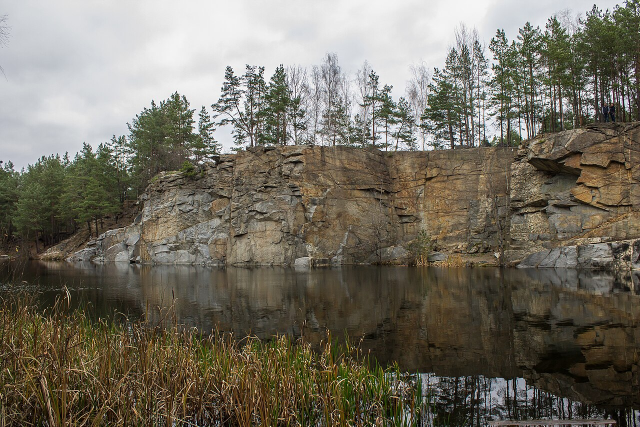
#> input picture assets/source/city/photos/granite_quarry_wall.jpg, 1280 x 853 px (shown at 1/2 size); its folder holds 6 pictures in this run
$ python build_menu_art.py
#> lines starting #> are read from the running program, lines starting #| are printed output that depends on the picture
"""GTA III style front-end art: tilted postcards of real Korostyshiv plus Podro.

Inputs  assets/source/city/photos/*.jpg (Wikimedia Commons, see credits.json)
        assets/source/ui/podro_pose_idle.png (tools/ui/render_podro_pose.py)
Outputs assets/ui/menu_main.png, assets/ui/menu_page.png, assets/ui/menu_credits.txt
Run: python3 -I tools/ui/build_menu_art.py
"""
import json
import random
from pathlib import Path

from PIL import Image, ImageChops, ImageDraw, ImageEnhance, ImageFilter, ImageOps

ROOT = Path(__file__).resolve().parents[2]
PHOTOS = ROOT / "assets/source/city/photos"
OUT = ROOT / "assets/ui"
W, H = 1280, 720
rng = random.Random(3)


def grade(im, shadows=(18, 30, 52), highlights=(255, 214, 150), sat=.55, contrast=1.25):
    """The washed, warm-over-blue look of the GTA III front end artwork."""
#> called with shadows = (18, 30, 52), highlights = (255, 214, 150), sat = 0.4, contrast = 1.25
    im = ImageEnhance.Color(im.convert("RGB")).enhance(sat)
    im = ImageEnhance.Contrast(im).enhance(contrast)
    g = ImageOps.grayscale(im)
    duo = ImageOps.colorize(g, shadows, highlights)
    return Image.blend(im, duo, .55)


def postcard(name, size, angle):
#> called with name = 'church_nativity_front', size = (420, 300), angle = -6
    im = Image.open(PHOTOS / f"{name}.jpg").convert("RGB")
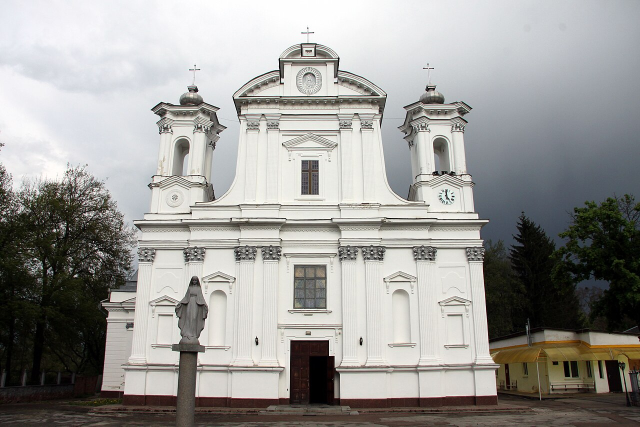
#> input picture assets/source/city/photos/church_nativity_front.jpg, 1280 x 853 px (shown at 1/2 size)
#> im is the input picture: PIL image 1280x853 RGB; mean R, G, B 155.3, 154.2, 151.2
    im = ImageOps.fit(im, size, Image.LANCZOS)
#> im: PIL image 420x300 RGB
    im = grade(im)
#> call 2 of grade, with shadows = (18, 30, 52), highlights = (255, 214, 150), sat = 0.55, contrast = 1.25
#> in grade (call 2), `im = ImageEnhance.Contrast(im).enhance(contrast)`:
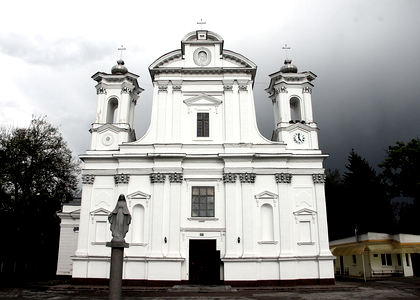
#> im: PIL image 420x300 RGB; mean R, G, B 159, 158.4, 156.5
#> in grade (call 2), `duo = ImageOps.colorize(g, shadows, highlights)`:
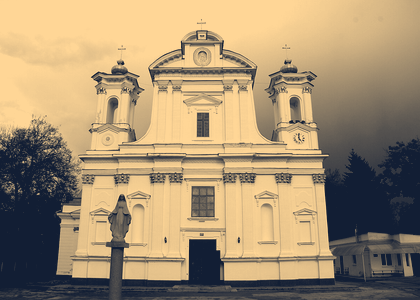
#> duo: PIL image 420x300 RGB; mean R, G, B 164.9, 143.9, 112.5
#> in grade (call 2), `return Image.blend(im, duo, .55)`:
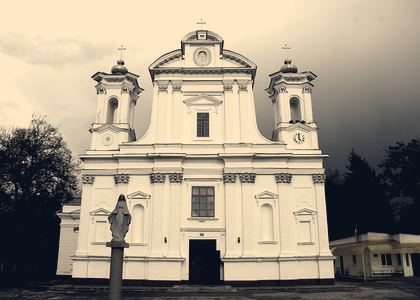
#> returned value: PIL image 420x300 RGB; mean R, G, B 161.8, 150, 131.9
    card = Image.new("RGBA", (size[0] + 24, size[1] + 24), (236, 230, 214, 255))
    card.paste(im, (12, 12))
    shadow = Image.new("RGBA", card.size, (0, 0, 0, 170))
    return card.rotate(angle, Image.BICUBIC, expand=True), shadow.rotate(angle, Image.BICUBIC, expand=True)


def paste_card(base, name, size, at, angle):
    card, shadow = postcard(name, size, angle)
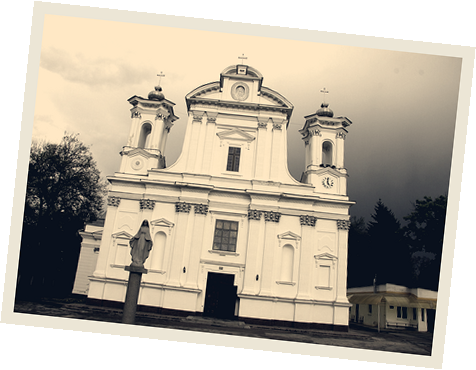
#> card: PIL image 476x370 RGBA; mean R, G, B, A 139.3, 130.3, 115.7, 208.3; transparent parts drawn white
#> shadow: PIL image 476x370 RGBA
    blurred = shadow.filter(ImageFilter.GaussianBlur(10))
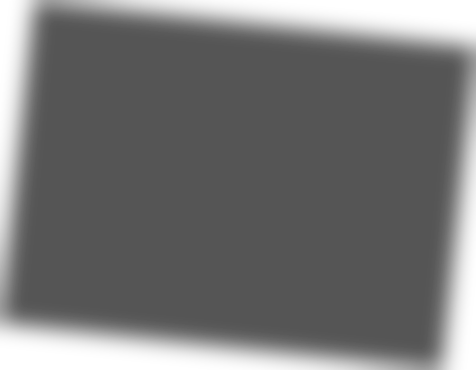
#> blurred: PIL image 476x370 RGBA; mean R, G, B, A 0, 0, 0, 138.3; transparent parts drawn white
    base.alpha_composite(blurred, (at[0] + 14, at[1] + 18))
    base.alpha_composite(card, at)
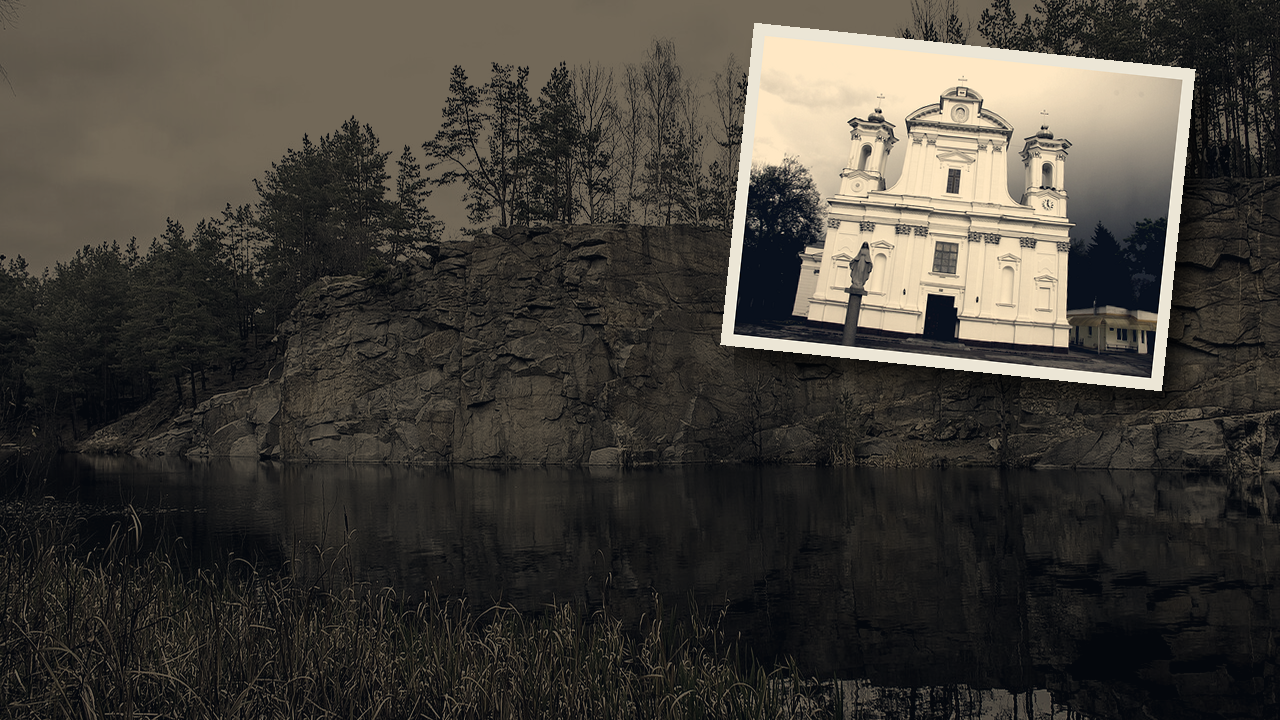
#> base: PIL image 1280x720 RGBA; mean R, G, B, A 66.7, 62.7, 56.2, 255


def podro(base, height, at):
    p = Image.open(ROOT / "assets/source/ui/podro_pose_idle.png").convert("RGBA")
    p = p.crop(p.getchannel("A").getbbox())
    p = p.resize((int(p.width * height / p.height), height), Image.LANCZOS)
    rgb = grade(p, (10, 14, 24), (255, 226, 190), sat=.8, contrast=1.15)
    rgb.putalpha(p.getchannel("A"))
    outline = p.getchannel("A").filter(ImageFilter.MaxFilter(9))
    edge = Image.new("RGBA", p.size, (0, 0, 0, 255))
    edge.putalpha(outline)
    base.alpha_composite(edge.filter(ImageFilter.GaussianBlur(2)), at)
    base.alpha_composite(rgb, at)


def vignette(base, left_dark=.0):
    m = Image.new("L", (W, H), 0)
    d = ImageDraw.Draw(m)
    for i in range(60):
        d.rectangle([i * 6, i * 4, W - i * 6, H - i * 4], outline=int(255 * (1 - i / 60) ** 2))
    m = m.filter(ImageFilter.GaussianBlur(30))
    dark = Image.new("RGBA", (W, H), (0, 0, 0, 0))
    dark.putalpha(m.point(lambda v: int(v * .8)))
    base.alpha_composite(dark)
    if left_dark:
        g = Image.linear_gradient("L").rotate(90).resize((W, H))
        g = g.point(lambda v: int(min(255, max(0, (v - 70) * 1.5)) * left_dark))
        shade = Image.new("RGBA", (W, H), (6, 8, 12, 0))
        shade.putalpha(g)
        base.alpha_composite(shade)


def main():
    OUT.mkdir(parents=True, exist_ok=True)
    base = Image.new("RGBA", (W, H), (20, 26, 36, 255))
    sky = grade(ImageOps.fit(Image.open(PHOTOS / "granite_quarry_wall.jpg"), (W, H), Image.LANCZOS), sat=.4)
    base.alpha_composite(ImageEnhance.Brightness(sky).enhance(.45).convert("RGBA"))
    paste_card(base, "church_nativity_front", (420, 300), (720, 22), -6)
    paste_card(base, "kyivska_shops_bus_station", (440, 300), (430, 300), 5)
    paste_card(base, "miners_square_gastronom", (330, 230), (900, 420), -3)
    paste_card(base, "house_kmytiv_d", (300, 220), (520, 40), 8)
    podro(base, 690, (930, 40))
    vignette(base, left_dark=.95)
    base.convert("RGB").save(OUT / "menu_main.png")
    page = Image.new("RGBA", (W, H), (0, 0, 0, 255))
    q = grade(ImageOps.fit(Image.open(PHOTOS / "zarichchia_street.jpg"), (W, H), Image.LANCZOS), (8, 16, 34), (150, 170, 190), sat=.3)
    page.alpha_composite(ImageEnhance.Brightness(q).enhance(.55).convert("RGBA"))
    paste_card(page, "railway_station_sign", (360, 250), (860, 380), -7)
    vignette(page, left_dark=.6)
    page.convert("RGB").save(OUT / "menu_page.png")
    credits = json.loads((PHOTOS / "credits.json").read_text())
    used = {"church_nativity_front", "kyivska_shops_bus_station", "miners_square_gastronom", "house_kmytiv_d", "granite_quarry_wall", "zarichchia_street", "railway_station_sign"}
    lines = [f"{c['title'][5:]} — {c['author']} — {c['license']} — {c['url']}" for c in credits if c["file"][:-4] in used]
    (OUT / "menu_credits.txt").write_text("Front-end photos (modified: graded, cropped, rotated):\n" + "\n".join(lines) + "\n")
    print("MENU_ART_OK")


#> (the run stopped early here; a loop or call above may not have finished)
